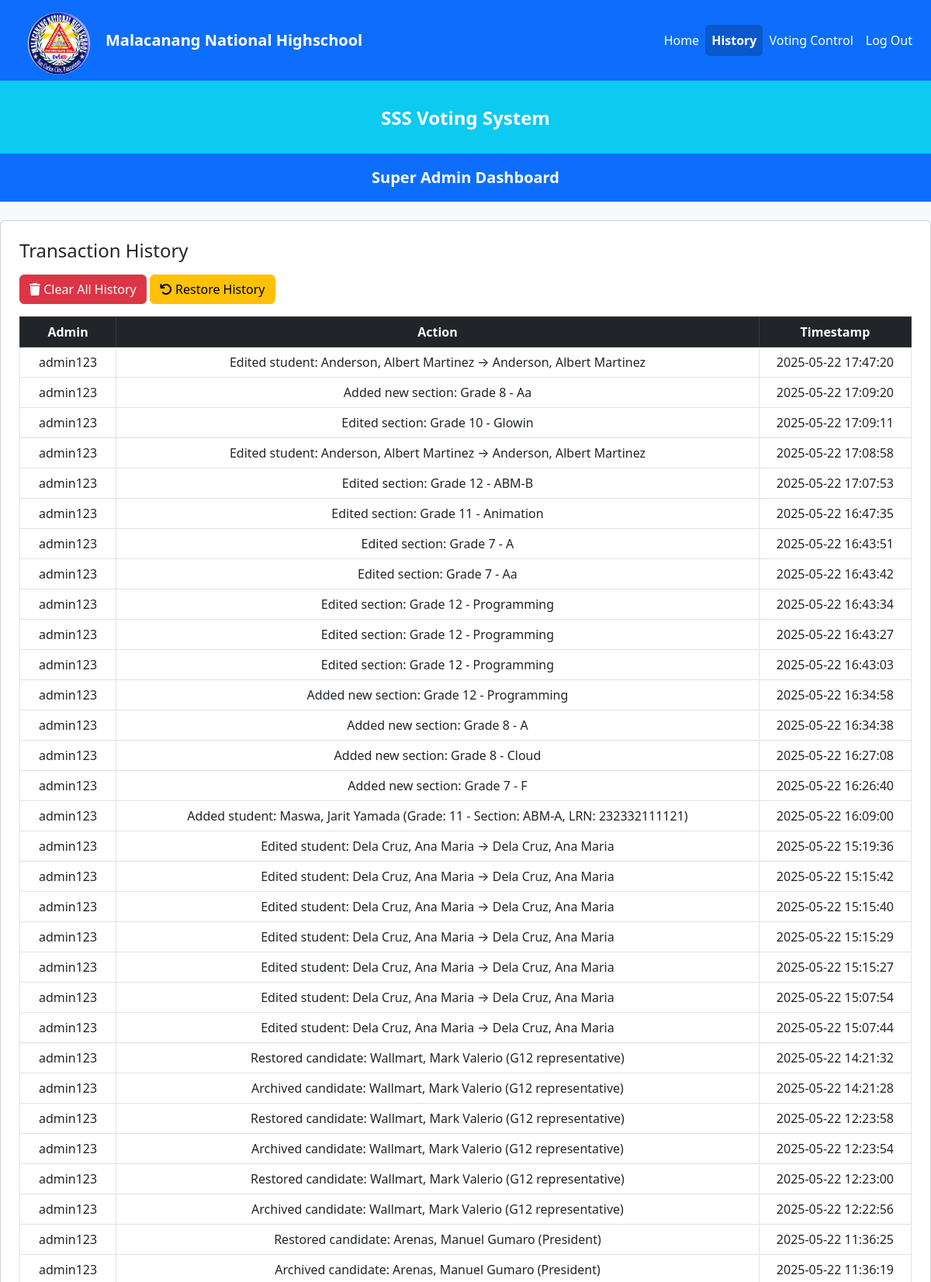
The page /school_VS/super_admin_history.php (upper part) on the database its author committed.
### tables this page shows
CREATE TABLE `transaction_history` (
  `id` int(11) NOT NULL AUTO_INCREMENT,
  `admin_username` varchar(255) DEFAULT NULL,
  `action` text DEFAULT NULL,
  `timestamp` timestamp NOT NULL DEFAULT current_timestamp(),
  `status` enum('active','archived') DEFAULT 'active',
  `batch` int(11) DEFAULT 1,
  PRIMARY KEY (`id`)
);

### school_VS/super_admin_history.php (the view, shortened to what this page needs)
<?php
include 'db_connect.php';
$history = $conn->query("SELECT admin_username, action, timestamp FROM transaction_history WHERE status = 'active' ORDER BY timestamp DESC");
?>
<!DOCTYPE html>
<html lang="en">
<head>
    <link href="https://cdn.jsdelivr.net/npm/bootstrap@5.3.0/dist/css/bootstrap.min.css" rel="stylesheet">
    <link rel="stylesheet" href="https://cdnjs.cloudflare.com/ajax/libs/font-awesome/6.4.2/css/all.min.css">
</head>
<body class="bg-light">
 <?php
                $current_page = basename($_SERVER['PHP_SELF']);
            ?>
<nav class="navbar navbar-expand-lg navbar-dark bg-primary px-3">
                <img src="temp.png" alt="School Logo" class="rounded-circle mt-2" width="80" style="margin-left: 20px; margin-right: 20px;">
                <a class="navbar-brand fw-bold text-white" href="admin_dashboard.php">Malacanang National Highschool</a>
                <div class="collapse navbar-collapse" id="navbarNav">
                    <ul class="navbar-nav ms-auto">
                        <li class="nav-item"><a class="nav-link <?= ($current_page == 'super_admin_dashboard.php') ? 'active' : ''; ?>" href="super_admin_dashboard.php">Home</a></li>
                        <li class="nav-item"><a class="nav-link <?= ($current_page == 'super_admin_history.php') ? 'active' : ''; ?>" href="super_admin_history.php">History</a></li>
                        <li class="nav-item"><a class="nav-link <?= ($current_page == 'super_admin_control.php') ? 'active' : ''; ?>" href="super_admin_control.php">Voting Control</a></li>
                        <li class="nav-item"><a class="nav-link <?= ($current_page == 'index.php') ? 'active' : ''; ?>" href="index.php">Log Out</a></li>
                    </ul>
                </div>
            </nav>
            <div class="text-center bg-info text-white py-4">
                <h1 class="fs-4 fw-bold" style="padding-top: 10px;">SSS Voting System</h1>
            </div>
            <div class="text-center py-3 bg-primary text-white fw-bold fs-5">Super Admin Dashboard</div>
    <div class="card p-4 mt-4 shadow-sm">
        <h4 class="mb-3">Transaction History</h4>
        <div class="table-responsive">
<a href="clear_history.php" class="btn btn-danger mb-3" onclick="return confirm('Are you sure you want to clear history?');">
    <i class="fa-solid fa-trash"></i> Clear All History
</a>
<a href="restore_history.php" class="btn btn-warning mb-3">
    <i class="fa-solid fa-undo"></i> Restore History
</a>
            <table class="table table-bordered text-center">
                <thead class="table-dark">
                    <tr>
                        <th>Admin</th>
                        <th>Action</th>
                        <th>Timestamp</th>
                    </tr>
                </thead>
                <tbody>
                    <?php while ($row = $history->fetch_assoc()) { ?>
                    <tr>
                        <td><?php echo htmlspecialchars($row['admin_username']); ?></td>
                        <td><?php echo htmlspecialchars($row['action']); ?></td>
                        <td><?php echo htmlspecialchars($row['timestamp']); ?></td>
                    </tr>
                    <?php } ?>
                </tbody>
            </table>
        </div>
    </div>
</body>
</html>

### school_VS/super_admin_history.php (style rules this page uses)
body { font-family: 'Poppins', sans-serif; }
.navbar-nav .nav-link { color: white !important; transition: background-color 0.3s ease, color 0.3s ease; }
.navbar-nav .nav-link.active { font-weight: bold; color: #fff !important; background-color: rgba(0, 0, 0, 0.2); border-radius: 5px; }

### rows shown on the page
transaction_history: admin_username "admin123", action "Edited student: Anderson, Albert Martinez → Anderson, Albert Martinez", timestamp "2025-05-22 17:47:20"
transaction_history: admin_username "admin123", action "Added new section: Grade 8 - Aa", timestamp "2025-05-22 17:09:20"
transaction_history: admin_username "admin123", action "Edited section: Grade 10 - Glowin", timestamp "2025-05-22 17:09:11"
transaction_history: admin_username "admin123", action "Edited student: Anderson, Albert Martinez → Anderson, Albert Martinez", timestamp "2025-05-22 17:08:58"
transaction_history: admin_username "admin123", action "Edited section: Grade 12 - ABM-B", timestamp "2025-05-22 17:07:53"
transaction_history: admin_username "admin123", action "Edited section: Grade 11 - Animation", timestamp "2025-05-22 16:47:35"
transaction_history: admin_username "admin123", action "Edited section: Grade 7 - A", timestamp "2025-05-22 16:43:51"
transaction_history: admin_username "admin123", action "Edited section: Grade 7 - Aa", timestamp "2025-05-22 16:43:42"
transaction_history: admin_username "admin123", action "Edited section: Grade 12 - Programming", timestamp "2025-05-22 16:43:34"
transaction_history: admin_username "admin123", action "Edited section: Grade 12 - Programming", timestamp "2025-05-22 16:43:27"
transaction_history: admin_username "admin123", action "Edited section: Grade 12 - Programming", timestamp "2025-05-22 16:43:03"
transaction_history: admin_username "admin123", action "Added new section: Grade 12 - Programming", timestamp "2025-05-22 16:34:58"
transaction_history: admin_username "admin123", action "Added new section: Grade 8 - A", timestamp "2025-05-22 16:34:38"
transaction_history: admin_username "admin123", action "Added new section: Grade 8 - Cloud", timestamp "2025-05-22 16:27:08"
transaction_history: admin_username "admin123", action "Added new section: Grade 7 - F", timestamp "2025-05-22 16:26:40"
transaction_history: admin_username "admin123", action "Added student: Maswa, Jarit Yamada (Grade: 11 - Section: ABM-A, LRN: 232332111121)", timestamp "2025-05-22 16:09:00"
transaction_history: admin_username "admin123", action "Edited student: Dela Cruz, Ana Maria → Dela Cruz, Ana Maria", timestamp "2025-05-22 15:19:36"
transaction_history: admin_username "admin123", action "Edited student: Dela Cruz, Ana Maria → Dela Cruz, Ana Maria", timestamp "2025-05-22 15:15:42"
transaction_history: admin_username "admin123", action "Edited student: Dela Cruz, Ana Maria → Dela Cruz, Ana Maria", timestamp "2025-05-22 15:15:40"
transaction_history: admin_username "admin123", action "Edited student: Dela Cruz, Ana Maria → Dela Cruz, Ana Maria", timestamp "2025-05-22 15:15:29"
transaction_history: admin_username "admin123", action "Edited student: Dela Cruz, Ana Maria → Dela Cruz, Ana Maria", timestamp "2025-05-22 15:15:27"
transaction_history: admin_username "admin123", action "Edited student: Dela Cruz, Ana Maria → Dela Cruz, Ana Maria", timestamp "2025-05-22 15:07:54"
transaction_history: admin_username "admin123", action "Edited student: Dela Cruz, Ana Maria → Dela Cruz, Ana Maria", timestamp "2025-05-22 15:07:44"
transaction_history: admin_username "admin123", action "Restored candidate: Wallmart, Mark Valerio (G12 representative)", timestamp "2025-05-22 14:21:32"
transaction_history: admin_username "admin123", action "Archived candidate: Wallmart, Mark Valerio (G12 representative)", timestamp "2025-05-22 14:21:28"
transaction_history: admin_username "admin123", action "Restored candidate: Wallmart, Mark Valerio (G12 representative)", timestamp "2025-05-22 12:23:58"
transaction_history: admin_username "admin123", action "Archived candidate: Wallmart, Mark Valerio (G12 representative)", timestamp "2025-05-22 12:23:54"
transaction_history: admin_username "admin123", action "Restored candidate: Wallmart, Mark Valerio (G12 representative)", timestamp "2025-05-22 12:23:00"
transaction_history: admin_username "admin123", action "Archived candidate: Wallmart, Mark Valerio (G12 representative)", timestamp "2025-05-22 12:22:56"
transaction_history: admin_username "admin123", action "Restored candidate: Arenas, Manuel Gumaro (President)", timestamp "2025-05-22 11:36:25"
transaction_history: admin_username "admin123", action "Archived candidate: Arenas, Manuel Gumaro (President)", timestamp "2025-05-22 11:36:19"
